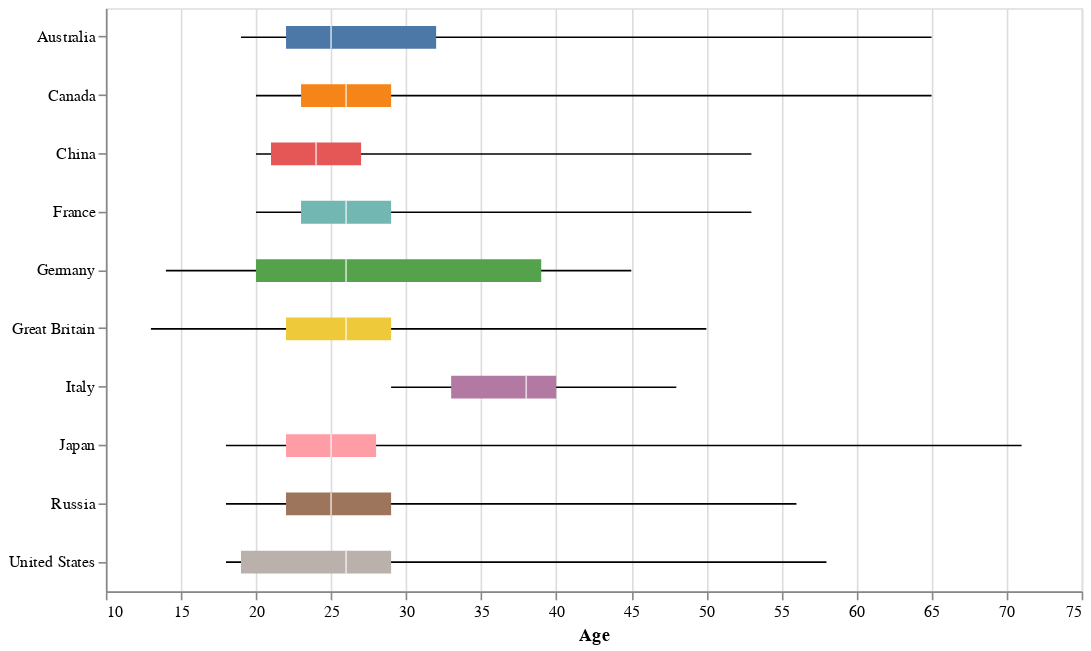

Write a Vega-Lite specification for this figure.
### Vega-Lite specification from a JSON file in a GitHub repository (floating-point values rounded to 4 significant figures)
{"$schema": "https://vega.github.io/schema/vega-lite/v5.json", "width": 670, "height": 400, "autosize": {"type": "fit", "contains": "padding"}, "data": {"values": [{"Country": "Australia", "lower": 19, "q1": 22, "median": 25, "q3": 32, "upper": 65, "outliers": []}, {"Country": "Canada", "lower": 20, "q1": 23, "median": 26, "q3": 29, "upper": 65, "outliers": []}, {"Country": "China", "lower": 20, "q1": 21, "median": 24, "q3": 27, "upper": 53, "outliers": []}, {"Country": "France", "lower": 20, "q1": 23, "median": 26, "q3": 29, "upper": 53, "outliers": []}, {"Country": "Germany", "lower": 14, "q1": 20, "median": 26, "q3": 39, "upper": 45, "outliers": []}, {"Country": "Great Britain", "lower": 13, "q1": 22, "median": 26, "q3": 29, "upper": 50, "outliers": []}, {"Country": "Italy", "lower": 29, "q1": 33, "median": 38, "q3": 40, "upper": 48, "outliers": []}, {"Country": "Japan", "lower": 18, "q1": 22, "median": 25, "q3": 28, "upper": 71, "outliers": []}, {"Country": "Russia", "lower": 18, "q1": 22, "median": 25, "q3": 29, "upper": 56, "outliers": []}, {"Country": "United States", "lower": 18, "q1": 19, "median": 26, "q3": 29, "upper": 58, "outliers": []}]}, "encoding": {"y": {"field": "Country", "type": "nominal", "title": null}}, "layer": [{"mark": {"type": "rule"}, "encoding": {"x": {"field": "lower", "type": "quantitative", "scale": {"zero": false}, "title": "Age"}, "x2": {"field": "upper"}, "tooltip": [{"field": "lower", "type": "quantitative", "title": "Lower Age"}, {"field": "upper", "type": "quantitative", "title": "Upper Age"}]}}, {"mark": {"type": "bar", "size": 14}, "encoding": {"x": {"field": "q1", "type": "quantitative"}, "x2": {"field": "q3"}, "color": {"field": "Country", "type": "nominal", "legend": null}, "tooltip": [{"field": "q1", "type": "quantitative", "title": "1st Quartile"}, {"field": "q3", "type": "quantitative", "title": "3rd Quartile"}]}}, {"mark": {"type": "tick", "color": "white", "size": 14}, "encoding": {"x": {"field": "median", "type": "quantitative"}, "tooltip": [{"field": "median", "type": "quantitative", "title": "Median Age"}]}}, {"transform": [{"flatten": ["outliers"]}], "mark": {"type": "point", "style": "boxplot-outliers"}, "encoding": {"x": {"field": "outliers", "type": "quantitative"}}}]}
